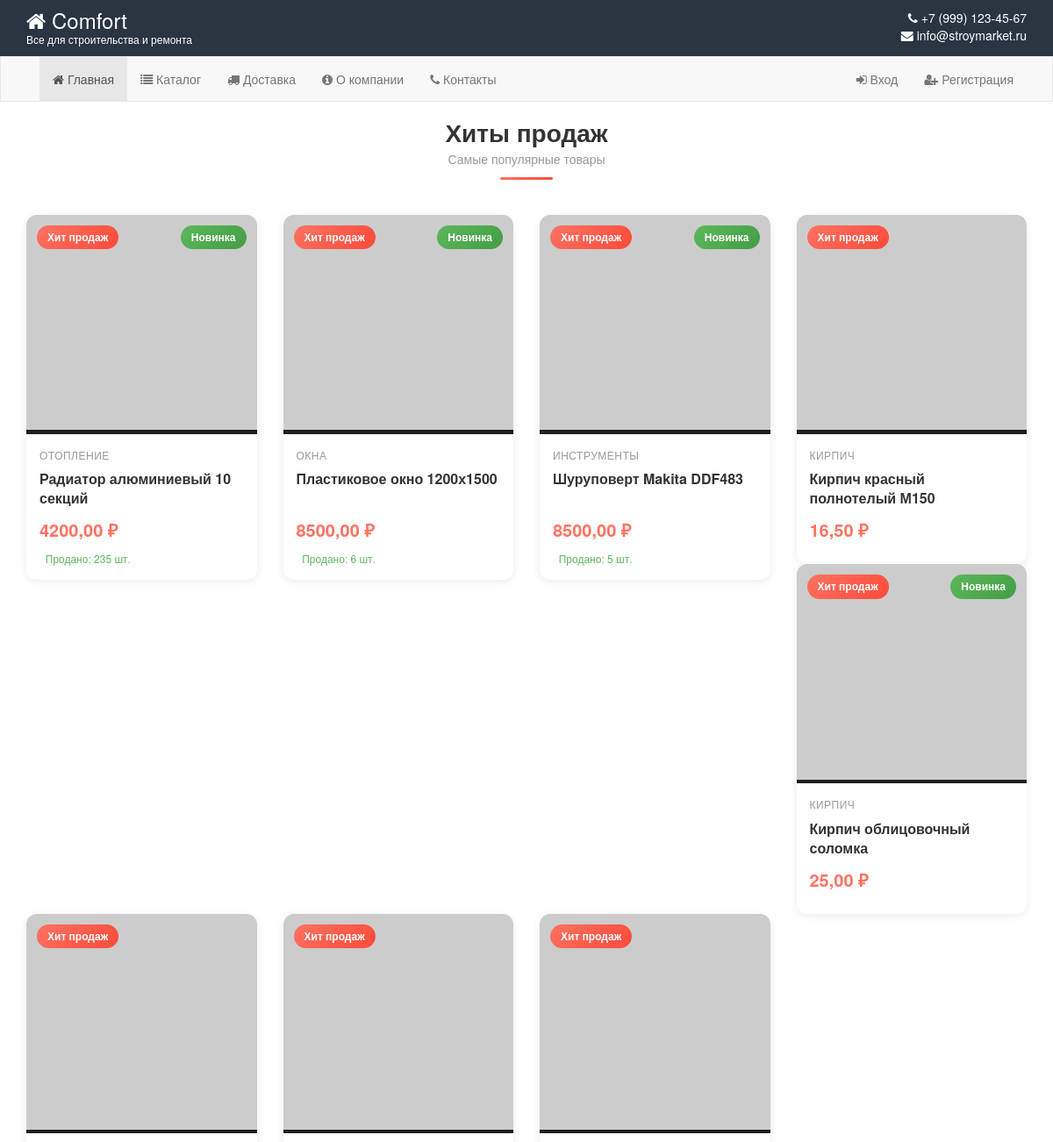
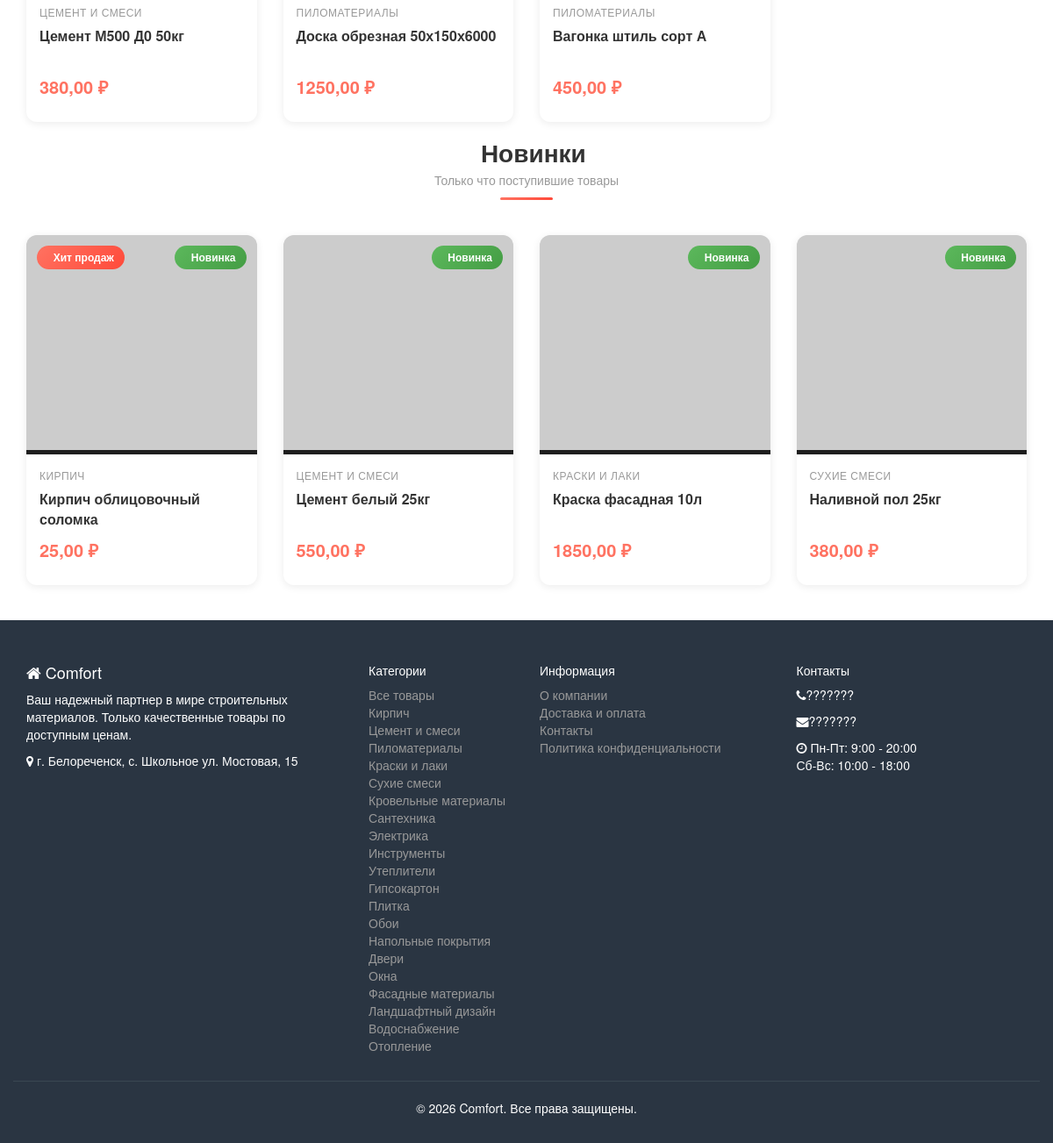
The page / on the database its author committed (2 pictures, top to bottom).
### shop/models.py (models this page shows, shortened)
class Product(models.Model):
    name = models.CharField('Название', max_length=200)
    slug = models.SlugField(unique=True)
    category = models.ForeignKey(Category, on_delete=models.CASCADE, related_name='products', verbose_name='Категория')
    description = models.TextField('Описание', blank=True)
    price = models.DecimalField('Цена', max_digits=10, decimal_places=2)
    image_url = models.URLField('URL изображения', blank=True)
    is_bestseller = models.BooleanField('Хит продаж', default=False)
    is_new = models.BooleanField('Новинка', default=False)
    in_stock = models.BooleanField('В наличии', default=True)
    created_at = models.DateTimeField('Добавлен', auto_now_add=True, null=True, blank=True)
    class Meta:
        verbose_name = 'Товар'
        verbose_name_plural = 'Товары'

class Category(models.Model):
    name = models.CharField('Название', max_length=100)
    slug = models.SlugField(unique=True)
    class Meta:
        verbose_name = 'Категория'
        verbose_name_plural = 'Категории'

### shop/views.py (the view)
# urls.py: path('', views.index, name='index'),
def index(request):
    latest_products = Product.objects.filter(in_stock=True).order_by('-created_at')[:8]
    bestsellers = get_combined_bestsellers(8)
    new_products = Product.objects.filter(is_new=True, in_stock=True)[:4]
    top_in_kirpich = get_top_products_by_category('kirpich', 4)
    top_in_cement = get_top_products_by_category('cement', 4)
    context = {
        'latest_products': latest_products,
        'bestsellers': bestsellers,
        'new_products': new_products,
        'top_in_kirpich': top_in_kirpich,
        'top_in_cement': top_in_cement,
    }
    context.update(get_common_context(request))
    return render(request, 'shop/index.html', context)

### templates/shop/index.html (shortened to what this page needs)
{% extends 'shop/base.html' %}
{% load static %}
{% block content %}
{% if bestsellers %}
<div class="container mt-4">
    <div class="row">
        <div class="col-md-12">
            <div class="section-header">
                <h2 class="section-title">
                     Хиты продаж
                    <span class="section-subtitle">Самые популярные товары</span>
                </h2>
            </div>
            <div class="row">
                {% for product in bestsellers %}
                <div class="col-md-3 col-sm-6 mb-4">
                    <div class="product-card">
                        <div class="product-card__image">
                            <a href="{% url 'product_detail' product.slug %}">
                                <img src="{{ product.image_url|default:'https://placehold.co/300x300/FF6B6B/FFFFFF?text=Нет+фото' }}" alt="{{ product.name }}">
                            </a>
                            {% if product.is_bestseller %}
                            <div class="product-badge bestseller">
                                Хит продаж
                            </div>
                            {% endif %}
                            {% if product.is_new %}
                            <div class="product-badge new">
                                Новинка
                            </div>
                            {% endif %}
                            <div class="product-card__actions">
                            </div>
                        </div>
                        <div class="product-card__content">
                            <div class="product-category">{{ product.category.name }}</div>
                            <h4 class="product-title">
                                <a href="{% url 'product_detail' product.slug %}">{{ product.name }}</a>
                            </h4>
                            <div class="product-price">
                                <span class="current-price">{{ product.price }} ₽</span>
                            </div>
                            {% if product.total_sold %}
                            <div class="product-sold">
                                <i class="fas fa-shopping-cart"></i> Продано: {{ product.total_sold }} шт.
                            </div>
                            {% endif %}
                        </div>
                    </div>
                </div>
                {% endfor %}
            </div>
        </div>
    </div>
</div>
{% endif %}
{% if new_products %}
<div class="container mt-5">
    <div class="row">
        <div class="col-md-12">
            <div class="section-header">
                <h2 class="section-title">
                    <i class="fas fa-gift text-success"></i> Новинки
                    <span class="section-subtitle">Только что поступившие товары</span>
                </h2>
            </div>
            <div class="row">
                {% for product in new_products %}
                <div class="col-md-3 col-sm-6 mb-4">
                    <div class="product-card">
                        <div class="product-card__image">
                            <a href="{% url 'product_detail' product.slug %}">
                                <img src="{{ product.image_url|default:'https://placehold.co/300x300/5CB85C/FFFFFF?text=Новинка' }}" alt="{{ product.name }}">
                            </a>
                            {% if product.is_bestseller %}
                            <div class="product-badge bestseller">
                                <i class="fas fa-fire"></i> Хит продаж
                            </div>
                            {% endif %}
                            {% if product.is_new %}
                            <div class="product-badge new">
                                <i class="fas fa-gift"></i> Новинка
                            </div>
                            {% endif %}
                            <div class="product-card__actions">
                            </div>
                        </div>
                        <div class="product-card__content">
                            <div class="product-category">{{ product.category.name }}</div>
                            <h4 class="product-title">
                                <a href="{% url 'product_detail' product.slug %}">{{ product.name }}</a>
                            </h4>
                            <div class="product-price">
                                <span class="current-price">{{ product.price }} ₽</span>
                            </div>
                        </div>
                    </div>
                </div>
                {% endfor %}
            </div>
        </div>
    </div>
</div>
{% endif %}
{% endblock %}

### templates/shop/base.html (shortened to what this page needs)
{% load static %}
<!DOCTYPE html>
<html lang="ru">
<head>
    <link href="https://maxcdn.bootstrapcdn.com/bootstrap/3.3.7/css/bootstrap.min.css" rel="stylesheet">
    <link href="https://maxcdn.bootstrapcdn.com/font-awesome/4.3.0/css/font-awesome.min.css" rel="stylesheet">
    <link href="{% static 'css/style.css' %}" rel="stylesheet">
</head>
<body>
    <header>
        <div class="top-header" style="background: #2A3542; color: white; padding: 10px 0;">
            <div class="container">
                <div class="row">
                    <div class="col-md-6">
                        <div class="logo">
                            <h2 style="margin: 0; font-size: 24px;">
                                <a href="{% url 'index' %}" style="color: white; text-decoration: none;">
                                    <i class="fa fa-home"></i> Comfort
                                </a>
                            </h2>
                            <p style="margin: 0; font-size: 12px;">Все для строительства и ремонта</p>
                        </div>
                    </div>
                    <div class="col-md-6 text-right">
                        <div class="header-contacts">
                            <p style="margin: 0;">
                                <i class="fa fa-phone"></i> +7 (999) 123-45-67<br>
                                <i class="fa fa-envelope"></i> info@stroymarket.ru
                            </p>
                        </div>
                    </div>
                </div>
            </div>
        </div>
        <nav class="navbar navbar-default" style="margin-bottom: 0; border-radius: 0;">
            <div class="container">
                <div class="collapse navbar-collapse" id="main-menu">
                    <ul class="nav navbar-nav">
                        <li class="{% if request.resolver_match.url_name == 'index' %}active{% endif %}">
                            <a href="{% url 'index' %}"><i class="fa fa-home"></i> Главная</a>
                        </li>
                        <li class="{% if request.resolver_match.url_name == 'catalog' %}active{% endif %}">
                            <a href="{% url 'catalog' %}"><i class="fa fa-list"></i> Каталог</a>
                        </li>
                        <li class="{% if request.resolver_match.url_name == 'delivery' %}active{% endif %}">
                            <a href="{% url 'delivery' %}"><i class="fa fa-truck"></i> Доставка</a>
                        </li>
                        <li class="{% if request.resolver_match.url_name == 'about' %}active{% endif %}">
                            <a href="{% url 'about' %}"><i class="fa fa-info-circle"></i> О компании</a>
                        </li>
                        <li class="{% if request.resolver_match.url_name == 'contacts' %}active{% endif %}">
                            <a href="{% url 'contacts' %}"><i class="fa fa-phone"></i> Контакты</a>
                        </li>
                    </ul>
                    <ul class="nav navbar-nav navbar-right">
                        {% if user.is_authenticated %}
                        <li class="dropdown">
                            <a href="#" class="dropdown-toggle" data-toggle="dropdown">
                                <i class="fa fa-user"></i> {{ user.username }} <span class="caret"></span>
                            </a>
                            <ul class="dropdown-menu">
                                <li><a href="{% url 'profile' %}"><i class="fa fa-user"></i> Личный кабинет</a></li>
                                <li><a href="{% url 'order_history' %}"><i class="fa fa-history"></i> История заказов</a></li>
                                <li class="divider"></li>
                                <li>
                                    <form action="{% url 'logout' %}" method="post" style="display: inline;">
                                        {% csrf_token %}
                                        <button type="submit" style="background: none; border: none; padding: 3px 20px; display: block; width: 100%; text-align: left; cursor: pointer;">
                                            <i class="fa fa-sign-out"></i> Выйти
                                        </button>
                                    </form>
                                </li>
                            </ul>
                        </li>
                        {% else %}
                        <li><a href="{% url 'login' %}"><i class="fa fa-sign-in"></i> Вход</a></li>
                        <li><a href="{% url 'register' %}"><i class="fa fa-user-plus"></i> Регистрация</a></li>
                        {% endif %}
                    </ul>
                </div>
            </div>
        </nav>
    </header>
    <main>
        {% block content %}
        {% endblock %}
    </main>
    <footer style="background: #2A3542; color: #fff; padding: 40px 0 20px; margin-top: 40px;">
        <div class="container">
            <div class="row">
                <div class="col-md-4">
                    <h4><i class="fa fa-home"></i> Comfort</h4>
                    <p>Ваш надежный партнер в мире строительных материалов. Только качественные товары по доступным ценам.</p>
                    <p><i class="fa fa-map-marker"></i> г. Белореченск, с. Школьное ул. Мостовая, 15</p>
                </div>
                <div class="col-md-2">
                    <h5>Категории</h5>
                    <ul class="list-unstyled">
                        <li><a href="{% url 'catalog' %}" style="color: #999;">Все товары</a></li>
                        {% for category in categories %}
                        <li><a href="{% url 'catalog' %}?category={{ category.slug }}" style="color: #999;">{{ category.name }}</a></li>
                        {% endfor %}
                    </ul>
                </div>
                <div class="col-md-3">
                    <h5>Информация</h5>
                    <ul class="list-unstyled">
                        <li><a href="{% url 'about' %}" style="color: #999;">О компании</a></li>
                        <li><a href="{% url 'delivery' %}" style="color: #999;">Доставка и оплата</a></li>
                        <li><a href="{% url 'contacts' %}" style="color: #999;">Контакты</a></li>
                        <li><a href="#" style="color: #999;">Политика конфиденциальности</a></li>
                    </ul>
                </div>
                <div class="col-md-3">
                    <h5>Контакты</h5>
                    <p><i class="fa fa-phone"></i>???????</p>
                    <p><i class="fa fa-envelope"></i>???????</p>
                    <p><i class="fa fa-clock-o"></i> Пн-Пт: 9:00 - 20:00<br>Сб-Вс: 10:00 - 18:00</p>
                </div>
            </div>
            <div class="row">
                <div class="col-md-12 text-center" style="border-top: 1px solid #3a4752; padding-top: 20px; margin-top: 20px;">
                    <p>&copy; 2026 Comfort. Все права защищены.</p>
                </div>
            </div>
        </div>
    </footer>
</body>
</html>

### rows shown on the page
Product: is_bestseller "Хит продаж", is_new "Новинка", category.name "ОТОПЛЕНИЕ", name "Радиатор алюминиевый 10 секций", price "4200,00", total_sold "235"
Product: is_bestseller "Хит продаж", is_new "Новинка", category.name "ОКНА", name "Пластиковое окно 1200х1500", price "8500,00", total_sold "6"
Product: is_bestseller "Хит продаж", is_new "Новинка", category.name "ИНСТРУМЕНТЫ", name "Шуруповерт Makita DDF483", price "8500,00", total_sold "5"
Product: is_bestseller "Хит продаж", category.name "КИРПИЧ", name "Кирпич красный полнотелый М150", price "16,50"
Product: is_bestseller "Хит продаж", is_new "Новинка", category.name "КИРПИЧ", name "Кирпич облицовочный соломка", price "25,00"
Product: is_bestseller "Хит продаж", category.name "ЦЕМЕНТ И СМЕСИ", name "Цемент М500 Д0 50кг", price "380,00"
Product: is_bestseller "Хит продаж", category.name "ПИЛОМАТЕРИАЛЫ", name "Доска обрезная 50х150х6000", price "1250,00"
Product: is_bestseller "Хит продаж", category.name "ПИЛОМАТЕРИАЛЫ", name "Вагонка штиль сорт А", price "450,00"
Product: is_new True (drawn), category.name "ЦЕМЕНТ И СМЕСИ", name "Цемент белый 25кг", price "550,00"
Product: is_new True (drawn), category.name "КРАСКИ И ЛАКИ", name "Краска фасадная 10л", price "1850,00"
Product: is_new True (drawn), category.name "СУХИЕ СМЕСИ", name "Наливной пол 25кг", price "380,00"
Category: name "Кирпич"
Category: name "Цемент и смеси"
Category: name "Пиломатериалы"
Category: name "Краски и лаки"
Category: name "Сухие смеси"
Category: name "Кровельные материалы"
Category: name "Сантехника"
Category: name "Электрика"
Category: name "Инструменты"
Category: name "Утеплители"
Category: name "Гипсокартон"
Category: name "Плитка"
Category: name "Обои"
Category: name "Напольные покрытия"
Category: name "Двери"
Category: name "Окна"
Category: name "Фасадные материалы"
Category: name "Ландшафтный дизайн"
Category: name "Водоснабжение"
Category: name "Отопление"
